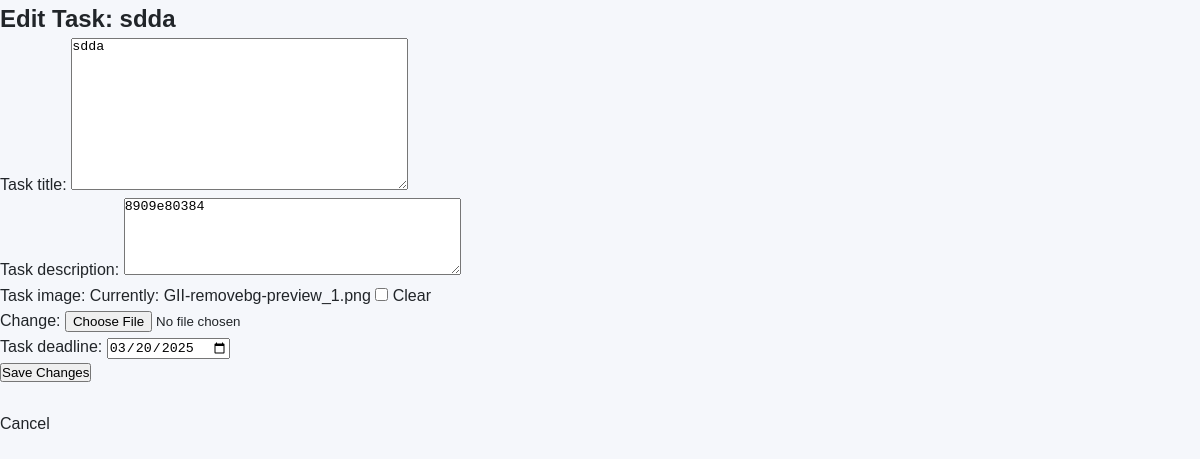
/task/36/edit/, run on the app's committed database.
### task_manager/models.py (models this page shows, shortened)
class Task(models.Model):
    task_title = models.CharField(max_length= 200, unique=True, blank=False )
    task_description = models.TextField(blank=False)
    task_image = models.ImageField(blank=True, null=True, default="placeholder.jpg")
    task_status = models.CharField(
        max_length= 50,
        blank=False,
        default="pending",
        choices = [("pending", "Pending"), ("complete", "Complete"), ("overdue", "Overdue"), ]
    )
    created_at = models.DateTimeField(auto_now_add=True, blank=False)
    deleted_at = models.DateTimeField(auto_now_add=True, null=True, blank=True)
    updated_at = models.DateTimeField(auto_now=True)
    task_deadline = models.DateTimeField(null=True, blank=True,)
    is_in_trash = models.BooleanField(default=False)

### task_manager/views.py (the view)
# urls.py: path('task/<int:id>/edit/', views.EditTask, name='EditTask'),
def EditTask(request, id):
    task = get_object_or_404(Task, id=id)
    if request.method == 'POST':
        form = CreateTask(request.POST, instance=task)
        if form.is_valid():
            form.save()
            return redirect('ViewTask', id=task.id)  # Redirect to view the updated task
    else:
        form = CreateTask(instance=task)
    return render(request, 'edit_task.html', {'form': form, 'task': task})

### task_manager/forms.py
class CreateTask(forms.ModelForm):
   class Meta:
       model = Task
       fields = ['task_title' ,'task_description', 'task_image','task_deadline']
       widgets = {
            'task_title': forms.Textarea(attrs={'placeholder':"Enter a title..."}),
            'task_description': forms.Textarea(attrs={'rows': 5, 'cols': 40, 'placeholder': 'Enter task description...'}),
            'task_deadline': forms.DateInput(attrs={'type': 'date'}),
        }

### task_manager/templates/edit_task.html (shortened to what this page needs)
<!DOCTYPE html>
<html lang="en">
<head>
    {% load static %}
    <link rel="stylesheet" type="text/css" href="{% static 'css/general.css' %}">
    <link rel="stylesheet" type="text/css" href="{% static 'css/task_list.css' %}">
</head>
<body>
    <h2>Edit Task: {{ task.task_title }}</h2>
    <form method="POST" enctype="multipart/form-data">
        {{ form.as_p }}
        <button type="submit" class="btn">Save Changes</button>
    </form>
    <br>
    <a href="{% url 'ViewTask' task.id %}">Cancel</a>
</body>
</html>

### task_manager/static/css/general.css (style rules this page uses)
:root { --primary-color: #4361ee; --primary-hover: #3a56de; --secondary-color: #4cc9f0; --pending-color: #4895ef; --complete-color: #4cd97b; --overdue-color: #ef476f; --light-gray: #f8f9fa; --medium-gray: #e9ecef; --dark-gray: #6c757d; --text-color: #212529; --sidebar-width: 240px; --header-height: 70px; --border-radius: 8px; --box-shadow: 0 4px 6px rgba(0, 0, 0, 0.1); --transition: all 0.3s ease; }
* { margin: 0; padding: 0; box-sizing: border-box; }
body { font-family: 'Poppins', sans-serif; background-color: #f5f7fb; color: var(--text-color); line-height: 1.6; }
a { text-decoration: none; color: inherit; }
button { cursor: pointer; font-family: inherit; }

### data on the page
Task: task_title "sdda", task_description "8909e80384", task_deadline "03/20/2025"
